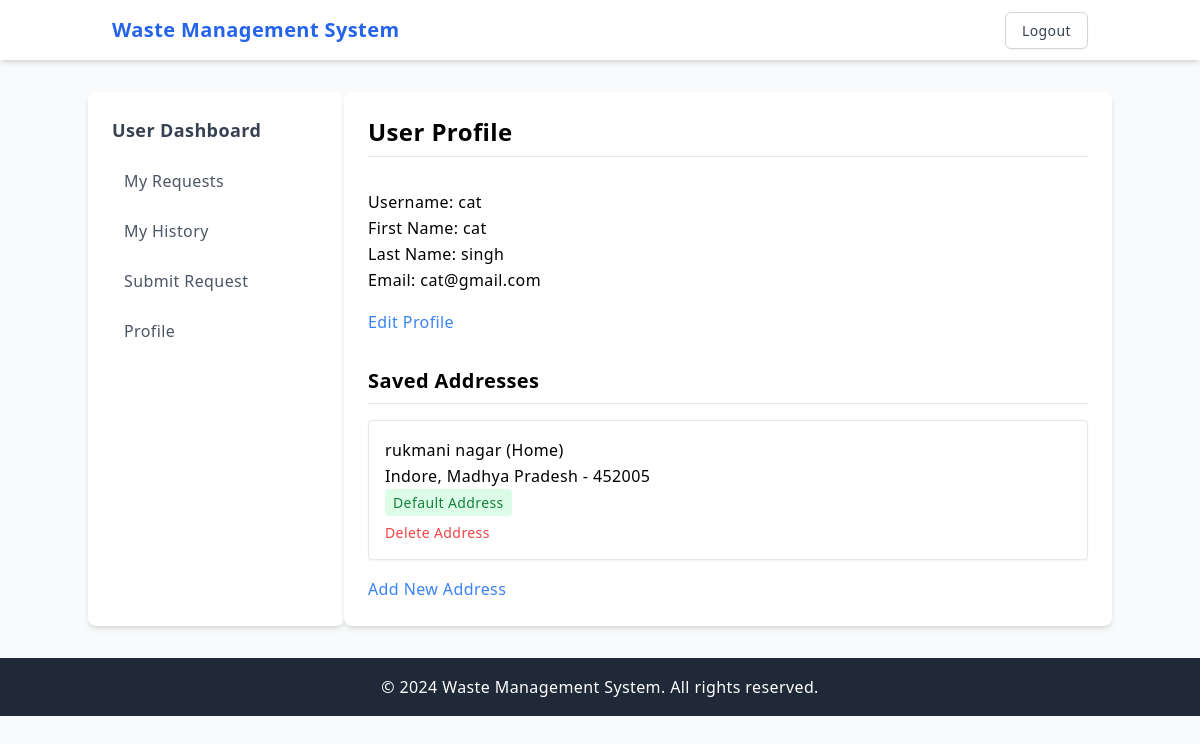
Page /profile/profile/ (signed in) on the earlier database version.
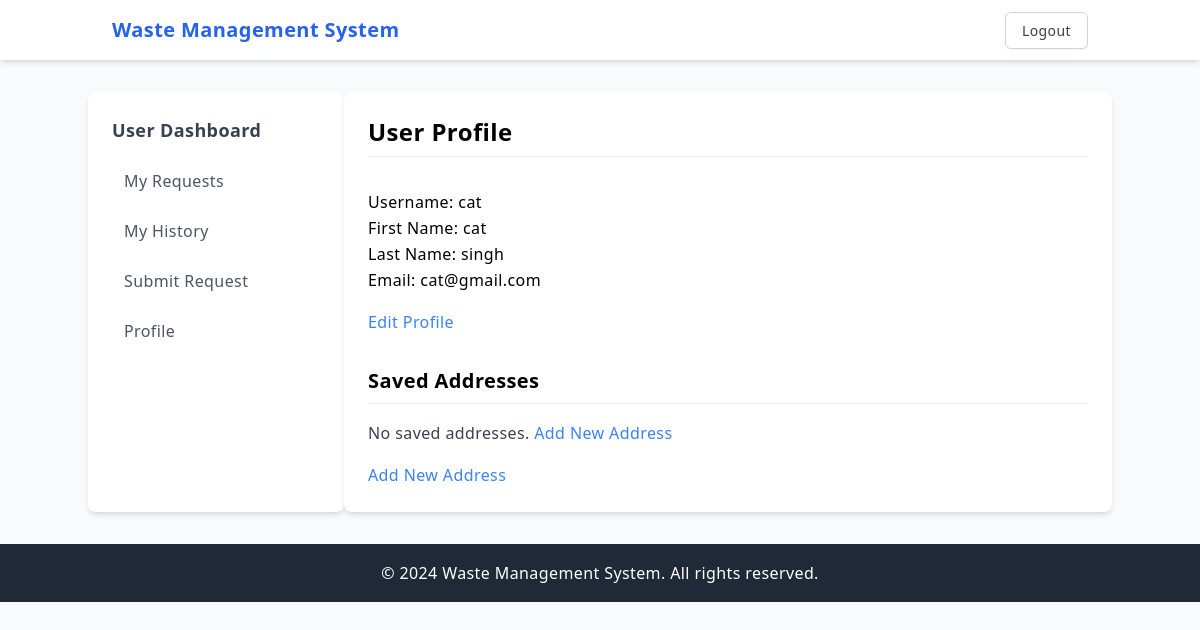
Same page on the later database version.
### profileapp/models.py (models this page shows, shortened)
class Address(models.Model):
    HOME = 'Home'
    WORK = 'Work'
    OTHER = 'Other'
    ADDRESS_TYPES = [
        (HOME, 'Home'),
        (WORK, 'Work'),
        (OTHER, 'Other'),
    ]
    user = models.ForeignKey(User, on_delete=models.CASCADE, related_name="addresses")
    address = models.CharField(max_length=255)
    address_type = models.CharField(
        max_length=10,
        choices=ADDRESS_TYPES,
        default=HOME
    )
    city = models.CharField(max_length=100)
    state = models.CharField(max_length=100)
    postal_code = models.CharField(max_length=10)
    default = models.BooleanField(default=False)

### account_app/decorators.py (the view)
        def _wrapped_view(request, *args, **kwargs):
            if request.user.is_authenticated:
                if request.user.is_superuser:
                    if 'admin' in allowed_roles:  # Admin-only pages
                        return view_func(request, *args, **kwargs)
                    else:
                        return HttpResponseForbidden("Admins cannot access this page.")
                if hasattr(request.user, 'userprofile') and request.user.userprofile.role in allowed_roles:
                    return view_func(request, *args, **kwargs)
                else:
                    return HttpResponseForbidden("You do not have permission to access this page.")
            else:
                return redirect('login_user')  # Replace with your login URL name

### profileapp/views.py (called while the page is built)
@role_required(allowed_roles=['user'])
def user_profile(request):
    user = request.user
    addresses = Address.objects.filter(user=user)
    try:
        user_profile = user.userprofile
    except UserProfile.DoesNotExist:
        user_profile = None  # In case the user doesn't have a profile
    return render(request, 'profileapp/profile.html', {
        'user_profile': user_profile,
        'addresses': addresses
    })

### templates/profileapp/profile.html (shortened to what this page needs)
{% extends "profileapp/base.html" %}
{% block content %}
<div class="space-y-8">
    <h2 class="text-2xl font-semibold border-b pb-2">User Profile</h2>
    <div class="space-y-4">
        <div class="grid grid-cols-1 sm:grid-cols-2 gap-4">
            <div>
                <p><span class="font-medium">Username:</span> {{ user.username }}</p>
                <p><span class="font-medium">First Name:</span> {{ user.first_name }}</p>
                <p><span class="font-medium">Last Name:</span> {{ user.last_name }}</p>
                <p><span class="font-medium">Email:</span> {{ user.email }}</p>
            </div>
        </div>
        <a href="{% url 'profileapp:edit_profile' %}" class="inline-block text-blue-500 hover:underline mt-4">Edit Profile</a>
    </div>
    <div>
        <h3 class="text-xl font-semibold border-b pb-2 mb-4">Saved Addresses</h3>
        {% for address in addresses %}
        <div class="p-4 border rounded shadow-sm mb-4">
            <p class="font-medium">{{ address.address }} ({{ address.address_type }})</p>
            <p>{{ address.city }}, {{ address.state }} - {{ address.postal_code }}</p>
            {% if address.default %}
            <span class="text-green-700 bg-green-100 px-2 py-1 rounded text-sm">Default Address</span>
            {% else %}
            <a href="{% url 'profileapp:set_default_address' address.id %}" class="text-blue-500 hover:underline text-sm">Set as Default</a>
            {% endif %}
            <a href="{% url 'profileapp:delete_address' address.id %}" class="text-red-500 hover:underline text-sm block mt-2">Delete Address</a>
        </div>
        {% empty %}
        <p class="text-gray-700">No saved addresses. <a href="{% url 'profileapp:add_address' %}" class="text-blue-500 hover:underline">Add New Address</a></p>
        {% endfor %}
        <a href="{% url 'profileapp:add_address' %}" class="text-blue-500 hover:underline mt-4 block">Add New Address</a>
    </div>
</div>
{% endblock %}

Differences in the rows shown:
removed Address: address "rukmani nagar", address_type "Home", city "Indore", state "Madhya Pradesh", postal_code "452005", default "Default Address"
Other differences:
text now shown: "No saved addresses. Add New Address"
